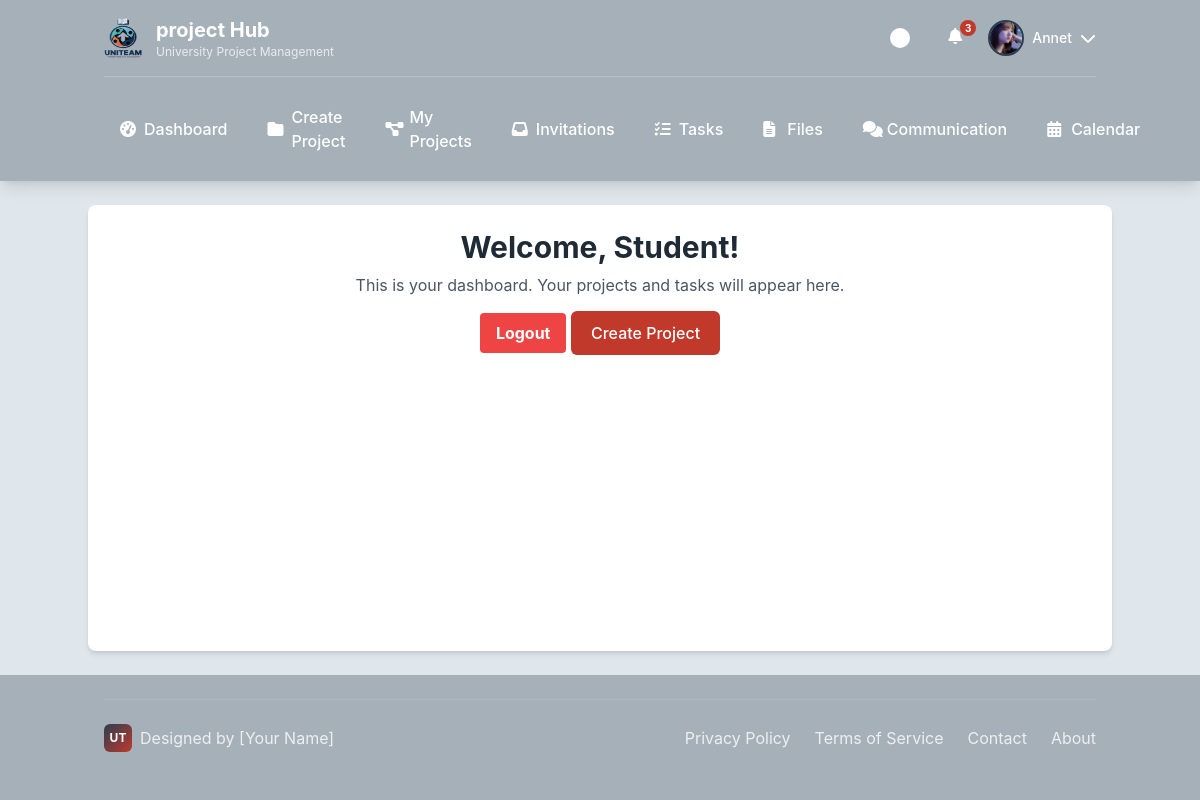
The page /accounts/dashboard/student/ (signed in) on the database its author committed.
### users/models.py (models this page shows)
class CustomUser(AbstractUser):
    class Role(models.TextChoices):
        ADMIN = "ADMIN", "Admin"
        LECTURER = "LECTURER", "Lecturer"
        STUDENT = "STUDENT", "Student"
    role = models.CharField(max_length=50, choices=Role.choices)
    avatar = models.ImageField(upload_to='avatars/', null=True, blank=True)
    is_approved = models.BooleanField(default=True)
    phone_number = models.CharField(max_length=20, blank=True)
    def get_full_name(self):
        return f"{self.first_name} {self.last_name}"

### users/views.py (the view)
# urls.py: path('dashboard/student/', views.student_dashboard, name='student_dashboard'),
@login_required
@user_passes_test(is_student)
def student_dashboard(request):
    return render(request, 'base/base_student.html')

### users/views.py (called while the page is built)
def is_student(user):
    return user.is_authenticated and user.role == CustomUser.Role.STUDENT

### templates/base/base_student.html (shortened to what this page needs)
<!DOCTYPE html>
{% load static %}
<html lang="en">
<head>
    <script src="https://cdn.tailwindcss.com"></script>
    <link rel="stylesheet" href="https://cdnjs.cloudflare.com/ajax/libs/font-awesome/6.4.0/css/all.min.css">
    <link rel="stylesheet" href="{% static 'css/student_base.css' %}">
</head>
<body class="min-h-screen flex flex-col">
    <header class="header-bg text-white shadow-lg">
        <div class="container mx-auto px-4 py-4">
            <div class="flex justify-between items-center">
                <div class="logo-container">
                    <img src="{% static 'images/logo/uniteam_logo (1).png'%}" alt="UniTeam Logo" class="w-10 h-10 rounded-lg" onerror="this.style.display='none'; this.nextElementSibling.style.display='flex';">
                    <div>
                        <h1 class="text-xl font-bold">project Hub</h1>
                        <p class="text-xs opacity-75">University Project Management</p>
                    </div>
                </div>
                <div class="flex items-center space-x-4">
                    <div class="theme-toggle" id="themeToggle" title="Toggle Theme"></div>
                    {% if user.is_authenticated %}
                        <div class="relative cursor-pointer" id="notificationButton" title="Notifications">
                            <i class="fa-solid fa-bell w-6 h-6 text-white hover:text-accent-1 transition-colors"></i>
                            <span class="notification-badge">3</span>
                        </div>
                        <div class="profile-dropdown">
                            <div class="flex items-center gap-2 cursor-pointer" id="profileButton">
                                {% if user.avatar %}
                                    <img src="{{ user.avatar.url }}" alt="{{ user.username }}'s Avatar" class="profile-avatar object-cover">
                                {% else %}
                                    <div class="profile-avatar bg-accent-1 flex items-center justify-center text-white font-bold">
                                        {{ user.first_name.0|default:user.username.0|upper }}
                                    </div>
                                {% endif %}
                                <span class="hidden md:block text-sm font-medium">{{ user.first_name|default:user.username }}</span>
                                <i class="fa-solid fa-chevron-down w-4 h-4 transition-transform" id="profileArrow"></i>
                            </div>
                        </div>
                    {% else %}
                        <div class="flex items-center space-x-3">
                            <a href="#" class="btn btn-secondary">LOGIN</a>
                            <a href="#" class="btn btn-primary">REGISTER</a>
                        </div>
                    {% endif %}
                </div>
            </div>
            {% if user.is_authenticated %}
            <nav class="hidden md:block mt-4 pt-4 border-t border-white border-opacity-20">
                <div class="flex space-x-2">
                    <a href="{% url 'student_dashboard' %}" class="nav-link {% if request.resolver_match.url_name == 'dashboard' %}active{% endif %}">
                        <i class="fa-solid fa-gauge-high w-4 h-4"></i>
                        Dashboard
                    </a>
                    <a href="{% url 'create_project' %}" class="nav-link {% if request.resolver_match.url_name == 'projects' %}active{% endif %}">
                        <i class="fa-solid fa-folder w-4 h-4"></i>
                        Create Project
                    </a>
                    <a href="{% url 'my_projects' %}" class="nav-link {% if request.resolver_match.url_name == 'projects' %}active{% endif %}">
                        <i class="fa-solid fa-diagram-project w-4 h-4"></i>
                        My Projects
                    </a>
                    <a href="{% url 'view_invitations' %}" class="nav-link {% if request.resolver_match.url_name == 'invitations' %}active{% endif %}">
                        <i class="fa-solid fa-inbox w-4 h-4"></i>
                        Invitations
                    </a>
                    <a href="" class="nav-link {% if request.resolver_match.url_name == 'tasks' %}active{% endif %}">
                        <i class="fa-solid fa-list-check w-4 h-4"></i>
                        Tasks
                    </a>
                    <a href="#" class="nav-link {% if request.resolver_match.url_name == 'files' %}active{% endif %}">
                        <i class="fa-solid fa-file-lines w-4 h-4"></i>
                        Files
                    </a>
                    <a href="#" class="nav-link {% if request.resolver_match.url_name == 'communication' %}active{% endif %}">
                        <i class="fa-solid fa-comments w-4 h-4"></i>
                        Communication
                    </a>
                    <a href="#" class="nav-link {% if request.resolver_match.url_name == 'calendar' %}active{% endif %}">
                        <i class="fa-solid fa-calendar-days w-4 h-4"></i>
                        Calendar
                    </a>
                </div>
            </nav>
            {% endif %}
        </div>
    </header>
    <main class="flex-grow container mx-auto px-4 py-6 surface shadow-md my-6 rounded-lg">
        {% block content %}
        <div class="text-center">
            <h1 class="text-3xl font-bold">Welcome, Student!</h1>
            <p class="mt-2 text-gray-600">This is your dashboard. Your projects and tasks will appear here.</p>
            <a href="{% url 'logout' %}" class="mt-4 inline-block bg-red-500 text-white font-bold py-2 px-4 rounded hover:bg-red-700">Logout</a>
            <a href="{% url 'create_project' %}" class="btn btn-primary ml-auto">Create Project</a>
        </div>
        {% endblock %}
    </main>
    {% if user.is_authenticated %}
    <footer class="footer-bg text-white py-6 mt-auto">
        <div class="container mx-auto px-4">
            <div class="footer-content">
                <div class="personal-branding">
                    <div class="personal-logo">UT</div>
                    <span>Designed by [Your Name]</span>
                </div>
                <div class="footer-links">
                    <a href="#">Privacy Policy</a>
                    <a href="#">Terms of Service</a>
                    <a href="#">Contact</a>
                    <a href="#">About</a>
                </div>
            </div>
        </div>
    </footer>
    {% endif %}
</body>
</html>

### static/css/student_base.css (style rules this page uses)
:root { --light-gray: #DFE6EC; --dark-gray: #A6B0B9; --accent-1: #C0392B; --accent-2: #2C3E50; --text-dark: #1E2A35; --background: var(--light-gray); --surface: #ffffff; --header-bg: var(--dark-gray); --footer-bg: var(--dark-gray); }
body { background-color: var(--background); color: var(--text-dark); transition: all 0.3s ease; font-family: 'Inter', system-ui, -apple-system, sans-serif; }
.header-bg { background-color: var(--header-bg); }
.footer-bg { background-color: var(--footer-bg); }
.surface { background-color: var(--surface); }
.logo-container { display: flex; align-items: center; gap: 12px; }
.nav-link { position: relative; padding: 12px 16px; border-radius: 6px; transition: all 0.2s ease; font-weight: 500; display: flex; align-items: center; gap: 8px; }
.profile-dropdown { position: relative; }
.profile-avatar { width: 36px; height: 36px; border-radius: 50%; border: 2px solid var(--accent-2); cursor: pointer; transition: all 0.2s ease; }
.btn { display: inline-flex; align-items: center; gap: 6px; padding: 10px 20px; border-radius: 6px; font-weight: 500; text-decoration: none; transition: all 0.2s ease; cursor: pointer; border: none; }
.btn-primary { background-color: var(--accent-1); color: white; }
.theme-toggle { width: 44px; height: 24px; background-color: var(--dark-gray); border-radius: 12px; position: relative; cursor: pointer; transition: background-color 0.3s ease; }
.theme-toggle::before { content: ''; position: absolute; top: 2px; left: 2px; width: 20px; height: 20px; background-color: white; border-radius: 50%; transition: transform 0.3s ease; }
.footer-content { display: flex; justify-content: space-between; align-items: center; padding: 24px 0; border-top: 1px solid rgba(255,255,255,0.1); }
.footer-links { display: flex; gap: 24px; }
.footer-links a { color: rgba(255,255,255,0.8); text-decoration: none; transition: color 0.2s ease; }
.personal-branding { display: flex; align-items: center; gap: 8px; color: rgba(255,255,255,0.8); }
.personal-logo { width: 28px; height: 28px; background: linear-gradient(135deg, var(--accent-2), var(--accent-1)); border-radius: 6px; display: flex; align-items: center; justify-content: center; color: white; font-weight: bold; font-size: 12px; }
.notification-badge { position: absolute; top: -4px; right: -4px; background-color: var(--accent-1); color: white; font-size: 10px; font-weight: bold; border-radius: 10px; min-width: 16px; height: 16px; display: flex; align-items: center; justify-content: center; padding: 0 4px; }

### rows shown on the page
CustomUser: avatar (picture), first_name "Annet"
